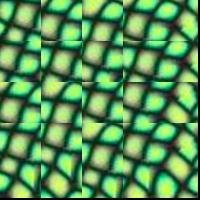
%> input picture simpleSam.jpg, 200 x 200 px
$ octave testSSD.m   (GNU Octave 9; MATLAB toolbox functions it lacks are replaced by stand-ins)
%> lines starting %> are read from the running program, lines starting %| are printed output that depends on the picture
%> further down, im1 is the input picture: size 200x200x3 uint8; mean R, G, B 87, 144.4, 86.8
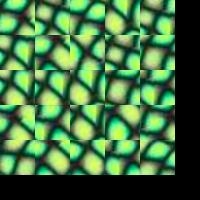
%> input picture randomSam.jpg, 200 x 200 px
%> further down, im2 is the input picture: size 200x200x3 uint8; mean R, G, B 68.8, 114.2, 67.1
### ssdImage.m
function[output] = ssdImage(im1, im2)
im1 = im2double(im1);
%> im1: size 200x200x3 double
im2 = im2double(im2);
%> im2: size 200x200x3 double

% [8 lines of commented-out code are left out]

output = zeros(size(im1));
im1S = im1 .^2;
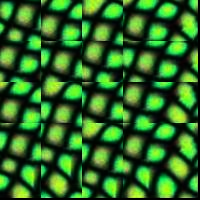
%> im1S: size 200x200x3 double; mean R, G, B 0.181, 0.403, 0.147
im2S = im2 .^2;
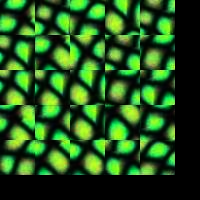
%> im2S: size 200x200x3 double; mean R, G, B 0.145, 0.324, 0.112
product = (im1 .* im2) * (-2);
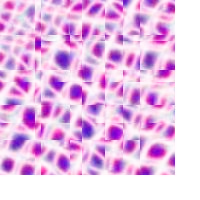
%> product: size 200x200x3 double; mean R, G, B -0.18, -0.507, -0.18; drawn with min black and max white
ssd = im1S + im2S + product;
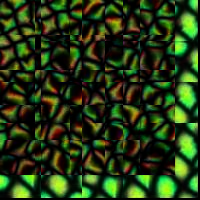
%> ssd: size 200x200x3 double; mean R, G, B 0.146, 0.22, 0.0786
output = ssd(:,:,1) + ssd(:,:,2) + ssd (:,:,3);
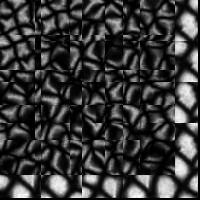
%> output: size 200x200 double; min 0, max 2.01, mean 0.444; drawn with min black and max white

%%figure(100),hold on plot, imagesc(output), axis image;
%%saveas(figure(100),'ssdExample.jpg');
%%output = (output/3) .^ 0.5;
end


### testSSD.m
im1 = imread('simpleSam.jpg');
im2 = imread('randomSam.jpg');
ssd = ssdImage(im1, im2);
imwrite(ssd, 'ssd.jpg');
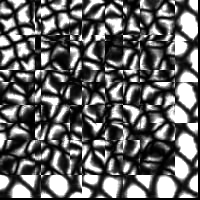
%> saved as ssd.jpg: size 200x200 uint8; min 0, max 255, mean 99.6

disp('hahha');
